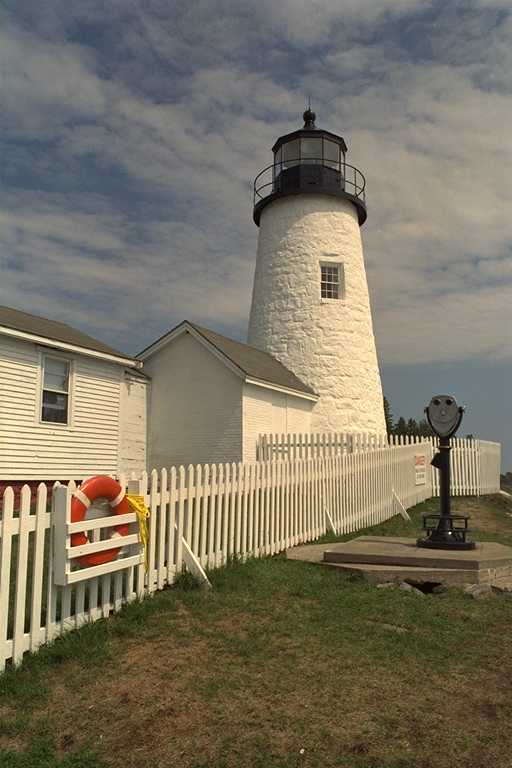
%> input picture assignment1/data/kodim19.png, 512 x 768 px
$ octave --eval "result = tone_mapping_histogram(imread('data/kodim19.png'));"   (GNU Octave 9; MATLAB toolbox functions it lacks are replaced by stand-ins)
%> lines starting %> are read from the running program, lines starting %| are printed output that depends on the picture
function image_new = tone_mapping_histogram(image)
%     convert to HSV
    HSV = rgb2hsv(image);
%> HSV: size 768x512x3 double; mean H, S, V 0.238, 0.278, 0.496
%     equalize only the V(intensity) component
%     this gives much better results than equalising each
%     color component independently
    Heq = histeq(HSV(:,:,3));
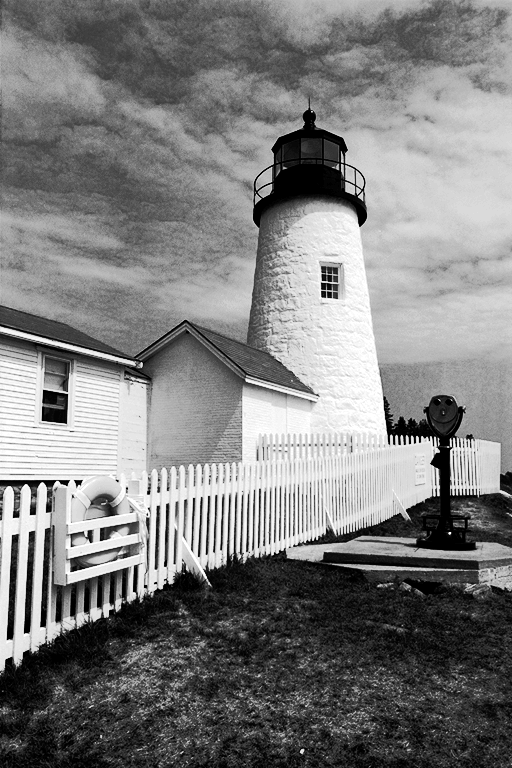
%> Heq: size 768x512 double; min 0, max 1, mean 0.497
    HSV_mod = HSV;
    HSV_mod(:,:,3) = Heq;
%> HSV_mod: size 768x512x3 double; mean H, S, V 0.238, 0.278, 0.497

    image_new = hsv2rgb(HSV_mod);
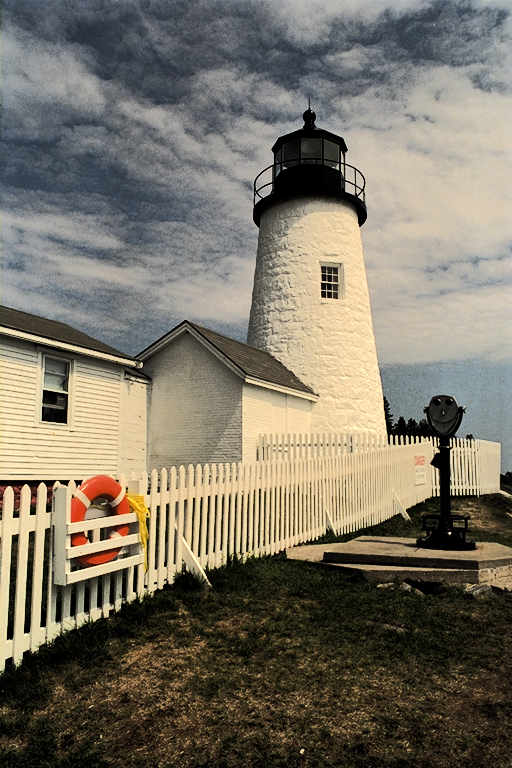
%> image_new: size 768x512x3 double; mean R, G, B 0.483, 0.457, 0.401
end
